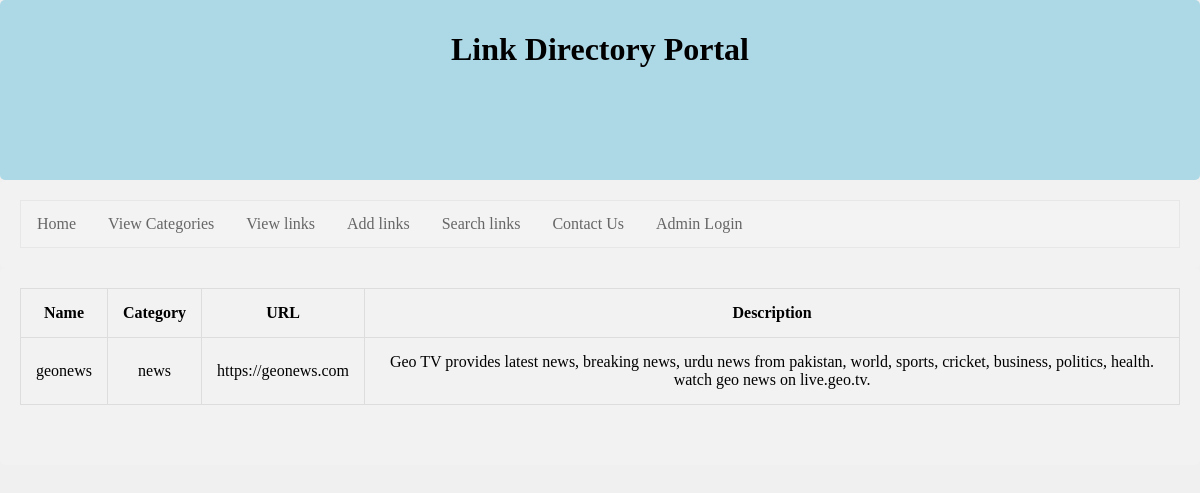
Screenshot of /link_details.php?id=6 with the database file from the repository.
### tables this page shows
CREATE TABLE `link` (
  `id` int(20) NOT NULL,
  `categories_id` int(20) NOT NULL,
  `sub_categories_id` int(20) NOT NULL,
  `name` varchar(50) NOT NULL,
  `url` varchar(300) NOT NULL,
  `description` varchar(300) NOT NULL,
  `status` int(10) NOT NULL DEFAULT 1
);

CREATE TABLE `categories` (
  `id` int(20) NOT NULL,
  `categories` varchar(50) NOT NULL,
  `status` int(10) NOT NULL
);

### functions.inc.php (called while the page is built, shortened)
<?php
function get_link($con,$limit='',$cat_id='',$link_id='',$sub_categories=''){
	$sql="select link.*,categories.categories from link,categories where link.status=1 ";
	if($link_id!=''){
		$sql.=" and link.id=$link_id ";
	}
	$sql.=" and link.categories_id=categories.id ";
	$res=mysqli_query($con,$sql);
	$data=array();
	while($row=mysqli_fetch_assoc($res)){
		$data[]=$row;
	}
	return $data;
}
?>

### link_details.php (the view)
<?php
require('top.php');
if(isset($_GET['id'])){
	$link_id=mysqli_real_escape_string($con,$_GET['id']);
	if($link_id>0){
		$get_link=get_link($con,'','',$link_id);
	}else{
		?>
		<script>
		window.location.href='home.php';
		</script>
		<?php
	}
}else{
	?>
	<script>
	window.location.href='home.php';
	</script>
	<?php
}
?>
       <div>
                 <table>
                       <th>Name</th>
                       <th>Category</th>
                       <th>URL</th>
					    <th>Description</th>
                        <tr>
                               <td><?php echo $get_link['0']['name']?></td>
                               <td><?php echo $get_link['0']['categories']?></td>
							   <td><?php echo $get_link['0']['url']?></td>
                               <td><?php echo $get_link['0']['description']?></td>
					    </tr>
                   </table>
				<div>
<?php require('footer.inc.php')?>

### style2.css (style rules this page uses)
body { margin:0; padding: 0; background:#F0F0F0; }
table, td, th { border: 1px solid #ddd; text-align: left; }
table { border-collapse: collapse; width: 100%; }
th, td { padding: 15px; text-align: center; }
div { border-radius: 5px; background-color: #f2f2f2; padding: 20px; }

### rows the page displays
link: name "geonews", categories.categories "news", url "https://geonews.com", description "Geo TV provides latest news, breaking news, urdu news from pakistan, world, sports, cricket, business, politics, health. watch geo news on live.geo.tv."
